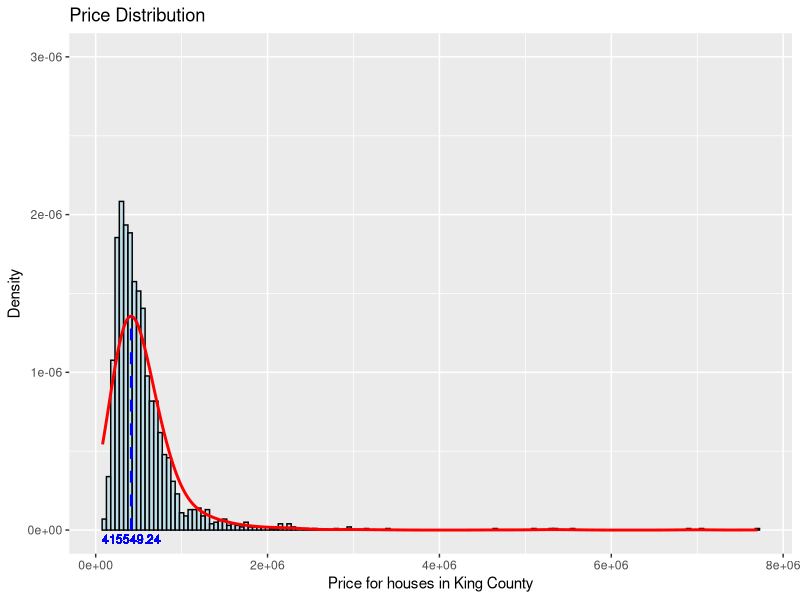

Reproduce this figure in R.
# Load library
library(ggplot2)

# Load the reduced data
reduced = read.csv("data/derived/location_reduced.csv")

# Calculate the density
density_data = density(reduced$price, adjust = 4)
max_density_x = density_data$x[which.max(density_data$y)]
max_density_y = max(density_data$y)

# Create a data frame for the vertical line
line_data = data.frame(x = c(max_density_x, max_density_x), 
                       y = c(0, max_density_y))

# Create histogram with ggplot
hist = ggplot(reduced, aes(x = price)) +
  # Normalise the histogram
  geom_histogram(aes(y = after_stat(density)),
                 # Adjust binwidth to the scale of the data
                 binwidth = 50000,
                 color = "black", fill = "lightblue", alpha = 0.7) +
  # Add density plot
  geom_density(aes(y = ..density..),  
               # Adjust the color of the density curve
               color = "red", 
               # Adjust the size of the density curve
               linewidth = 1,
               # Adjust the smoothing parameter for density
               adjust = 4) + 
  # Add vertical line at max density
  geom_segment(aes(x = x, y = 0, xend = x, yend = y), 
               data = line_data,
               color = "blue", size = 1, linetype = "dashed") +
  # Add label max density
  geom_text(aes(x = max_density_x, y = 0, label = round(max_density_x, 2)), 
            color = "blue", size = 3, vjust = 1.5) +
  # Add plot title
  labs(title = "Price Distribution",
       # Label for x-axis
       x = "Price for houses in King County",
       # Label for y-axis
       y = "Density") +   
  # Adjust the y-axis limits as needed
  scale_y_continuous(limits = c(0, 0.000003))

# Save the plot
ggsave(filename = "Histogram.png",
       plot = hist,
       device = 'png', 
       path = "www/figures",
       width = 8,   # Width of the plot in inches
       height = 6,  # Height of the plot in inches
       dpi = 300)

